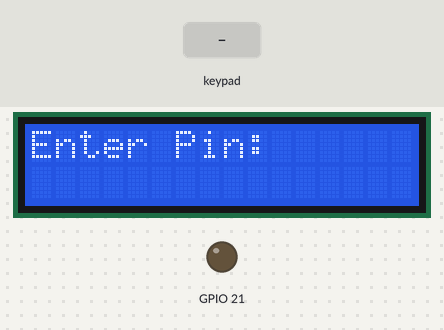
Simulated run of this program. Board: ESP32. On the bench: 16×2 character LCD, output pins drawn as LEDs (lit = HIGH). Inputs (shaded band) come from the test bench. EEPROM starts erased.

Above: at 1.2 s.
1.3 s: keypad keys 1 2 3 4 pressed 0.4 s apart
At 3.3 s:
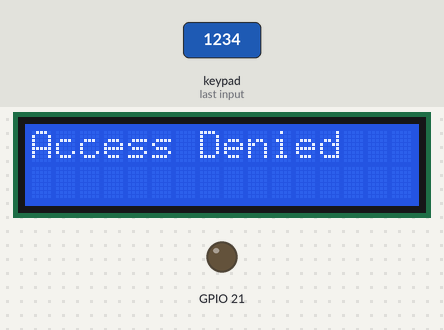
5.0 s: keypad keys 0 1 0 1 pressed 0.4 s apart
At 7.6 s:
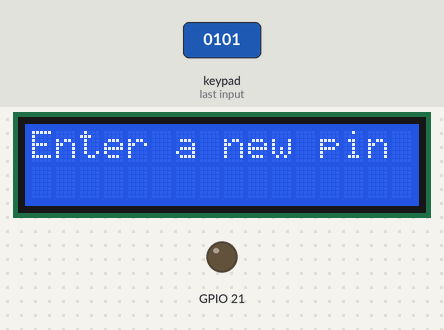
8.1 s: keypad keys 1 2 3 4 # pressed 0.4 s apart
At 11.0 s:
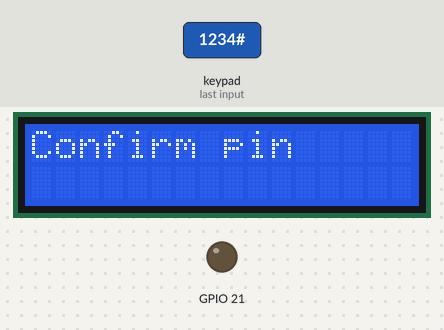
11.6 s: keypad keys 1 2 3 4 * pressed 0.4 s apart
At 13.8 s:
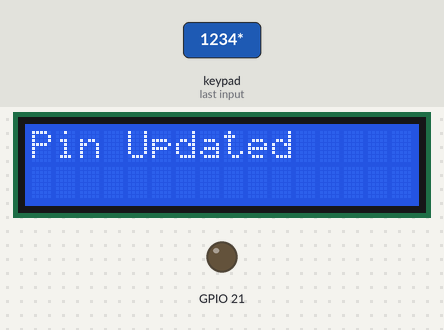
16.3 s: keypad keys 1 2 3 4 A pressed 0.4 s apart
At 18.9 s:
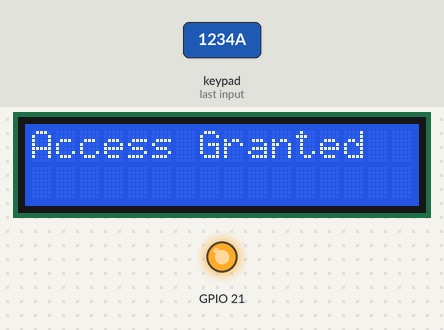
21.3 s: key '2' pressed
At 22.8 s:
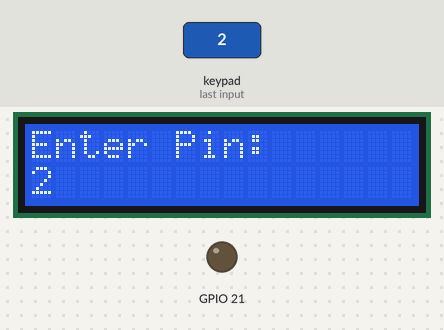
Timing chart, 0 to 24.2 s (numbered marks = the images above; inputs shaded):
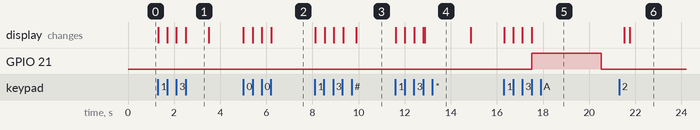

Measured:
- after the input at 1.3 s, the display: first changes at once (image 1 shows a later state)
- after the input at 5.0 s, the display: first changes at once (image 2 shows a later state)
- after the input at 8.1 s, the display: first changes at once (image 3 shows a later state)
- after the input at 11.6 s, the display: first changes at once (image 4 shows a later state)
- after the input at 16.3 s, GPIO 21: LOW → HIGH after 1.2 s, → LOW 3.0 s later; the display: first changes at once (image 5 shows a later state)
- after the input at 21.3 s, the display: first differs from a run without the input after 0.47 s (image 6)
- what the display in image 1 shows lasts 1.0 s, from 2.5 s to 3.5 s

The program:

main.cpp
```cpp
/**
 * @file main.cpp
 * @brief Entry point for ESP32 Smart Lock Project
 *
 * Initializes the serial interface and keypad system
 * and continuously reads key presses from keypad.
 */
#include <Arduino.h>
#include "KeypadManager.h"
#include "DisplayManager.h"
#include "LockController.h"
#include "PinStorage.h"

// KeypadManager instance used to access keypad functionality
KeypadManager keypadMgr;

// DisplayManager instance used to display messages
DisplayManager display;

// servo instance used to control lock
LockController lockMotor(21);

/// Password Lenght
const int PIN_LENGTH = 4;

/// the currently configured pin
char correctPin[PIN_LENGTH + 1] = "1234";

/// Buffer for the users input as they type
char enteredPin[PIN_LENGTH + 1];

/// Current index within the entered pin
int pinIndex = 0;

/// Tracks whether the lock is currently engaged
bool locked = true;

/// pinstore instance to save pin to EEPROM
PinStorage pinStore(PIN_LENGTH, 0);

// -----------------------------------------------------------------------------
// Lockout Security Configuration
// -----------------------------------------------------------------------------

/// current number of failed attempts
int failedAttempts = 0;

/// Timestamp in milliseconds when the lockout period started.
/// Used to calculate how long the system should remain locked out.
unsigned long lockoutStart = 0;

/// Maximum number of allowed attempts before triggering a lockout.
const int MAX_FAILED_ATEMPTS = 3;

/// Duration of the lockout period
const unsigned long LOCKOUT_DURATION_MS = 30000;

/**
 * @brief Unlocks the lock, displays success, and relocks after a delay.
 */
void unlockLock()
{
  lockMotor.unlock();
  display.showMessage("Access Granted");
  delay(3000);
  lockMotor.lock();
}

/**
 * @brief Checks if the number of failed attemps exceeds the number of maximum test.
 * If exceceded Lockout the user from being able to input new pin momentarily.
 */
void CheckIfLockOut()
{
  if (failedAttempts >= MAX_FAILED_ATEMPTS)
  {
    unsigned long now = millis();

    // First entry into lockout: initialize timestamp and show message
    if (lockoutStart == 0)
    {
      lockoutStart = now;
      display.showMessage("LOCKED OUT");
    }

    // While still within the lockout window, do nothing
    if (now - lockoutStart < LOCKOUT_DURATION_MS)
    {
      return;
    }
    else
    {
      // Lockout duration finished — reset state
      failedAttempts = 0;
      lockoutStart = 0;
      display.clear();
    }
  }
}

/**
 * @brief helper method to handle users pin entry until the user enters a complete pin.
 */
void handlePinEntry(char key)
{
  if (pinIndex < PIN_LENGTH)
  {
    enteredPin[pinIndex] = key;
    pinIndex++;
    enteredPin[pinIndex] = '\0'; // Null-terminate after adding
    display.showPinProgress(enteredPin);
  }
}

/**
 * @brief helper method to handle pin validation, updating to new pin, and verification of the new pin.
 */
void handlePinValidation()
{
  enteredPin[PIN_LENGTH] = '\0'; // null terminate string

  // Compare if entered pin is the correct pin
  if (strcmp(enteredPin, pinStore.getPin()) == 0)
  {
    display.showMessage("Access Granted");
    unlockLock();
    locked = false;
  }

  // pin overide option
  else if (strcmp(enteredPin, "0101") == 0)
  {
    display.showMessage("Enter a new pin to be saved");
    pinIndex = 0;

    // Enter new Pin
    while (pinIndex < PIN_LENGTH)
    {
      char tempKey = keypadMgr.getKey();
      if (tempKey >= '0' && tempKey <= '9')
      {
        enteredPin[pinIndex] = tempKey;
        pinIndex++;
        enteredPin[pinIndex] = '\0';
        display.showPinProgress(enteredPin);
      }
      delay(50);
    }

    delay(500);
    pinIndex = 0;
    display.showMessage("Confirm pin");

    //temp pin to double check the new pin to be stored
    char tempPin[PIN_LENGTH + 1];

    // Confirm New Pin
    while (pinIndex < PIN_LENGTH)
    {
      char tempKey = keypadMgr.getKey();
      if (tempKey >= '0' && tempKey <= '9')
      {
        tempPin[pinIndex++] = tempKey;
        tempPin[pinIndex] = '\0';
        display.showPinProgress(tempPin);
      }
      delay(50);
    }

    // Compare to see if Pins are the same
    if (strcmp(tempPin, enteredPin) == 0)
    {
      pinStore.savePin(enteredPin);
      display.showMessage("Pin Updated");
    }
    else
    {
      display.showMessage("Mismatch, please try again");
    }

    delay(2000);
    display.clear();
    pinIndex = 0;
  }

  else
  {
    display.showMessage("Access Denied");
    failedAttempts++;
  }

  // Reset for next atempt
  pinIndex = 0;
  delay(1000);
  display.clear();
}

/**
 * @brief Arduino setup function.
 *
 * Initializes serial communication and the keypad hardware.
 */
void setup()
{
  Serial.begin(115200);
  keypadMgr.begin();
  display.begin();
  lockMotor.begin();
  pinStore.begin();
}

/**
 * @brief Arduino main loop function.
 *
 * Continuously polls the keypad for key presses and logs them to the serial monitor.
 */
void loop()
{

  // check to see if user
  CheckIfLockOut();

  char key = keypadMgr.getKey();

  // if key is pressed
  if (key != '\0')
  {

    if (key >= '0' && key <= '9')
    {

      handlePinEntry(key);

      // when 4 digits are entered
      if (pinIndex == PIN_LENGTH)
      {
        handlePinValidation();
      }

      else if (key == '*')
      {
        // Reset user input on *
        display.clear();
        pinIndex = 0;
      }

    }

    delay(50);
  }
}
```

DisplayManager.h
```cpp
/**
 * @file DisplayManager.h
 * @brief declaration of the DisplayManager class for handling lcd output
 *
 * this class provides a simple interface to an i2c connected 16 x 2 lcd display.
 * for use in a keyboard- controlled smart lock project
 * it allows displaying PIN entry progress and messages.
 */

#ifndef DISPLAY_MANAGER_H
#define DISPLAY_MANAGER_H

#include <Arduino.h>

/**
 * @class DisplayManager
 * @brief a class that manages the LCD display.
 */
class DisplayManager {
public:

    /**
     * @brief Constructor for the DisplayManage class
     */
    DisplayManager();

    /**
     * @brief Initializes the LCD screen
     */
    void begin();

    /**
     * @brief Displays input as the user types
     */
    void showPinProgress(const char* input);

    /**
     * @brief Displays a custom message
     *
     * @param msg a null-terminated c-string to print on LCD display
     */
    void showMessage(const char* msg);

    /**
     * clears the display and resets it to default message
     */
    void clear();
};

#endif
```

LockController.h
```cpp
/**
 * @file LockController.h
 * @brief declaration of the LockController clas to control a servo.
 *
 * This class provides a simple abstraction over a servo motor,
 * enabling locking and unlocking behavior for use in keypad-based smart locks.
 *
 */

#ifndef LOCK_CONTROLLER_H
#define LOCK_CONTROLLER_H

#include <Arduino.h>

/**
 * @class LockController
 * @brief A class that manages the servo motor
 */
class LockController {
public:

    /**
     * @brief Constructor for the LockController class
     */
    LockController(int controlPin);

    /**
     * @brief Initializes the servo motor
     */
    void begin();

    /**
     * @brief Moves the servo to locked position
     */
    void lock();

    /**
     * @brief Moves the servo to unlocked position
     */
    void unlock();

    /**
     * @brief Automatically relocks the servo after a specified delay.
     *
     * @param ms The delay time in milliseconds before relocking.
     */
    void autoRelockAfter(unsigned long ms);

    /**
     * @brief Returns whether the lock is currently in the locked state.
     *
     * @return true if locked, false if unlocked.
     */
    bool isLocked();

private:
    int pin;
    bool locked;
};

#endif
```

DisplayManager.cpp
```cpp
/**
 * @file DisplayManager.Cpp
 * @brief Implementation of DisplayManager class for controlling a 1602 lcd display
 *
 * This class provides an abstraction layer for displaying messages and input progress.
 */

#include "DisplayManager.h"
#include <LiquidCrystal.h>

// LCD pin mapping to ESP32 GPIOs:
// RS = GPIO 32, E = GPIO 33, D4 = GPIO 25, D5 = GPIO 26, D6 = GPIO 27, D7 = GPIO 14
LiquidCrystal lcd(32, 33, 25, 26, 27, 14);

/**
 * @brief Default constructor for DisplayManager.
 */
DisplayManager::DisplayManager() {}


/**
 * @brief Initializes the LCD and displays the default "Enter Pin:" prompt.
 */
void DisplayManager::begin() {
    lcd.begin(16, 2);
    lcd.clear();
    lcd.setCursor(0,0);
    lcd.print("Enter Pin: ");
}

/**
 * @brief Displays the current user-entered PIN digits on the second row of the LCD.
 *
 * @param input Null-terminated character array representing digits entered so far.
 */
void DisplayManager::showPinProgress(const char* input) {
    lcd.setCursor(0,1);
    lcd.print(input);

     // Overwrite leftover characters from previous input
    int len = strlen(input);
    for(int i = len; i < 4; i++) {
        lcd.print(' ');
    }
}

/**
 * @brief Displays a message on the first line of the LCD.
 *
 * @param msg A null-terminated message string (e.g., "Access Granted").
 */
void DisplayManager::showMessage(const char* msg) {
    lcd.clear();
    lcd.setCursor(0,0);
    lcd.print(msg);
}

/**
 * @brief Clears the screen and resets to the "Enter Pin:" prompt.
 */
void DisplayManager::clear() {
    lcd.clear();
    lcd.setCursor(0,0);
    lcd.print("Enter Pin: ");
}
```

LockController.cpp
```cpp
/**
 * @file LockController.cpp
 * @brief Implementation of the lockController class for controlling an electrical strike.
 */

#include "LockController.h"

/**
 * @brief Constructs a LockController object and stores the GPIO pins to be used for the lock signal.
 * Initially it has been set to lock.
 */
LockController::LockController (int controlPin) {
    pin = controlPin;
    locked = true;
}

/**
 * @brief Attahces the lock to the specified pin and initializes it.
 */
void LockController::begin() {
    pinMode(pin, OUTPUT);
    lock();
}

/**
 * @brief roates the servo to the locked position.
 */
void LockController::lock() {
    digitalWrite(pin, LOW); //Locked when no voltage is applied
    locked = true;
}

/**
 * Rotates the servo to the unlocked position.
 */
void LockController::unlock() {
    digitalWrite(pin, HIGH); //unlocked when voltage is applied
    locked = true;
}

/**
 * @brief Keeps the servo in the unlocked position for a specified delay,
 *        then relocks it automatically.
 *
 * @param ms The number of milliseconds to wait before locking again.
 */
void LockController::autoRelockAfter(unsigned long ms) {
    delay(ms);
    lock();
}

/**
 * @brief Returns whether the servo is currently in the locked position.
 *
 * @return true if the lock is engaged, false if it is unlocked.
 */
bool LockController::isLocked() {
    return locked;
}
```

PinStorage.h
```cpp
/**
 * @file PinStrage.h
 * @brief Declaration of the EEprom class to store the new pin.
 *
 * This class provides a simple abstraction for storing, retrieving, and updating a user pin
 * in non-volatile EEPROM memory.
 */
#ifndef PIN_STORAGE_H
#define PIN_STORAGE_H

#include <Arduino.h>
#include <EEPROM.h>

/**
 * @class PinStorage
 * @brief A class that handles EEPROM-based storage and retrieval of a PIN code.
 */
class PinStorage {
public:

     /**
     * @brief Constructor for the PinStorage class.
     *
     * @param pinLength     The length of the PIN code
     * @param startAddress  The starting EEPROM address where the PIN should be stored.
     */
    PinStorage(int pinLength, int startAddress);

    /**
     * @brief initialiazes EEPROM and loads the pin into memory
     */
    void begin();

    /**
     * @brief Saves a new pin to EEPROM and updates the internal buffer
     *
     * @param newpin a null-terminated string representing the new pin
     */
    void savePin(const char* newPin);

    /**
     * @brief returns the correct pin stored in memory
     *
     * @return a pointer to the null-terminated stored pin string
     */
    const char* getPin();

private:
     char* storedPin; //internal buffer for the current pin
     int pinLength;   //length of the pin code
     int address;     // EEPROM address where the pin is stored
};

#endif
```

PinStorage.cpp
```cpp
/**
 * @file PinStorage.cpp
 * @brief implementation of the PinStorage class for persistent EEPROM-based pin
 *
 * This file defines a method for reading, writting, and accesing a stored pin in EEPROM.
 */

#include "PinStorage.h"

#define EEPROM_SIZE 64 //Total size for EEPROM to reseve in bytes

/**
 * @brief Constructor for the PinStorage class.
 *
 * Initializes internal variables and allocates memory for the stored PIN
 *
 * @param pinLength The number of characters in the Pin code
 * @param startAddress The starting EEPROM address where the Pin will be stored
 */
PinStorage::PinStorage(int pinLength, int startAddress) {
    this->pinLength = pinLength;
    this->address = startAddress;
    storedPin = new char[pinLength + 1]; //+1 for null terminator
}

/**
 * @brief Initializes the EEPROM and loads the saved PIN into memory.
 */
void PinStorage::begin() {
    EEPROM.begin(EEPROM_SIZE);
    for (int i = 0; i < pinLength; i++) {
        storedPin[i] = EEPROM.read(address + i);
    }
    storedPin[pinLength] = '\0';
}

/**
 * @brief Saves a new PIN to EEPROM and updates the internal buffer.
 *
 * The new PIN is written byte-by-byte to EEPROM starting from the configured address,
 * and the in-memory buffer is updated to reflect the change.
 *
 * @param newPin A null-terminated string containing the new PIN to save.
 */
void PinStorage::savePin(const char* newPin) {
    for (int i = 0; i < pinLength; i++) {
        EEPROM.write(address + i, newPin[i]);
        storedPin[i] = newPin[i];
    }
    EEPROM.commit();
    storedPin[pinLength] = '\0';
}

/**
 * @brief Retrieves the currently stored PIN from memory.
 *
 * @return A pointer to the internal null-terminated PIN string.
 */
const char* PinStorage::getPin() {
    return storedPin;
}
```

KeypadManager.h
```cpp
/**
 * @file KeypadManager.h
 * @brief Declaration of the KeypadManager class for handling a 4 x 4 matrix keypad input.
 *
 * This class provides an abstraction layer over the keypad library,
 * it allows the main program to easily initialize and read key presses.
 */

#ifndef KEYPAD_MANAGER_H //prevent double-inclusion of the keypadManager file. So it only gets compiled once.
#define KEYPAD_MANAGER_H

#include <Arduino.h>

/**
 * @class KeypadManager
 * @brief a class that manages a 4 x 4 matrix keypad.
 */
class KeypadManager {
public:

    /**
     * @brief KeypadManager constructor
     */
    KeypadManager();

    /**
     * @brief Initializes the keypad hardware
     *
     * should be called once in the setup function
     */
    void begin();

    /**
     * @brief Reads the currently pressed key
     *
     * @return char the character corresponding to the pressed key
     * or '\0' if no key is pressed.
     */
    char getKey();
};

#endif
```

KeypadManager.cpp
```cpp
/**
 * @file KeypadManager.cpp
 * @brief Implementation of the KeypadManager class for reading a 4x4 matrix keypad.
 */
#include "KeypadManager.h"
#include <Keypad.h>


// Number of rows in the keypad matrix
const byte Rows = 4;

// Number of columns in the keypad matrix
const byte Cols = 4;

// Keymap layout for a standard 4x4 membrane keypad
char keys[Rows][Cols] = {
    {'1', '2', '3', 'A'},
    {'4', '5', '6', 'B'},
    {'7', '8', '9', 'C'},
    {'*', '0', '#', 'D'}
};

//ESP32 connection pins
byte rowPins[Rows] = {19, 18, 5, 17};
byte colPins[Cols] = {16, 4, 2, 15};

//pass in variable to create Keypad Object
Keypad keypad = Keypad(makeKeymap(keys), rowPins, colPins, Rows, Cols);

/**
 * @brief Constructor for KeypadManager.
 *
 */
KeypadManager::KeypadManager() {}


/**
 * @brief Initializes the keypad.
 */
void KeypadManager::begin() {

}

/**
 * @brief Reads the current key pressed on the keypad.
 *
 * @return char The character corresponding to the pressed key, or '\0' if none.
 */
char KeypadManager::getKey() {
    return keypad.getKey();
}
```
